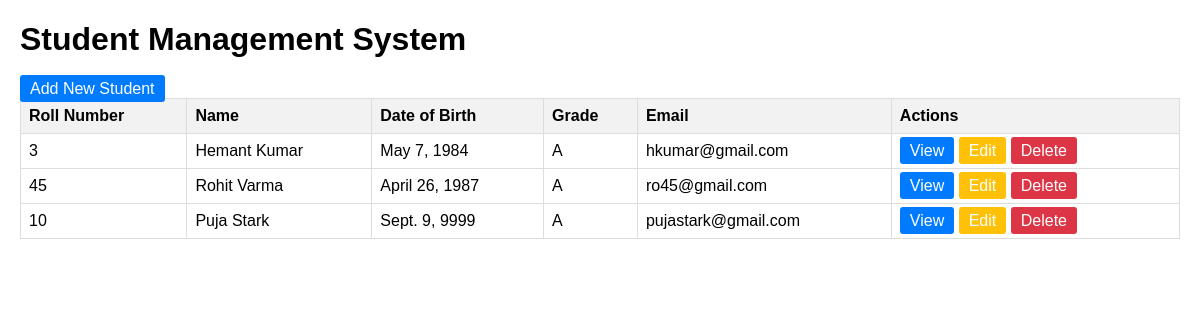
The page /students/ on the database its author committed.
### students/models.py (models this page shows, shortened)
class Student(models.Model):
    roll_number = models.CharField(max_length=20, unique=True)
    first_name = models.CharField(max_length=100)
    last_name = models.CharField(max_length=100)
    date_of_birth = models.DateField()
    grade = models.CharField(max_length=10)
    email = models.EmailField(unique=True)

### students/views.py (the view)
# urls.py: path('', views.student_list, name='student_list'),
def student_list(request):
    students = Student.objects.all()
    return render(request, 'students/student_list.html', {'students': students})

### students/templates/students/student_list.html
{% extends 'students/base.html' %}
{% block content %}
    <a href="{% url 'create_student' %}" class="btn btn-primary">Add New Student</a>
    <table>
        <tr>
            <th>Roll Number</th>
            <th>Name</th>
            <th>Date of Birth</th>
            <th>Grade</th>
            <th>Email</th>
            <th>Actions</th>
        </tr>
        {% for student in students %}
        <tr>
            <td>{{ student.roll_number }}</td>
            <td>{{ student.first_name }} {{ student.last_name }}</td>
            <td>{{ student.date_of_birth }}</td>
            <td>{{ student.grade }}</td>
            <td>{{ student.email }}</td>
            <td>
                <a href="{% url 'student_detail' student.pk %}" class="btn btn-primary">View</a>
                <a href="{% url 'update_student' student.pk %}" class="btn btn-warning">Edit</a>
                <a href="{% url 'delete_student' student.pk %}" class="btn btn-danger">Delete</a>
            </td>
        </tr>
        {% endfor %}
    </table>
{% endblock %}

### students/templates/students/base.html (shortened to what this page needs)
<!DOCTYPE html>
<html>
<head>
</head>
<body>
    <h1>Student Management System</h1>
    {% block content %}
    {% endblock %}
</body>
</html>

### students/templates/students/base.html (style rules this page uses)
body { font-family: Arial, sans-serif; margin: 20px; }
table { border-collapse: collapse; width: 100%; }
th, td { border: 1px solid #ddd; padding: 8px; text-align: left; }
th { background-color: #f2f2f2; }
.btn { padding: 5px 10px; text-decoration: none; color: white; border-radius: 3px; }
.btn-primary { background-color: #007bff; }
.btn-warning { background-color: #ffc107; }
.btn-danger { background-color: #dc3545; }

### rows shown on the page
Student: roll_number "3", first_name "Hemant", last_name "Kumar", date_of_birth "May 7, 1984", grade "A", email "hkumar@gmail.com"
Student: roll_number "45", first_name "Rohit", last_name "Varma", date_of_birth "April 26, 1987", grade "A", email "ro45@gmail.com"
Student: roll_number "10", first_name "Puja", last_name "Stark", date_of_birth "Sept. 9, 9999", grade "A", email "pujastark@gmail.com"
